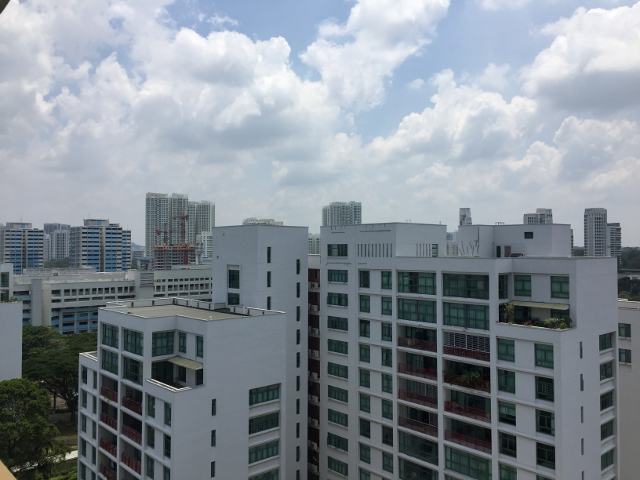
%> input picture im01.jpg, 640 x 480 px
$ octave p6_homography_ransac_multi_image.m   (GNU Octave 9; MATLAB toolbox functions it lacks are replaced by stand-ins)
%> lines starting %> are read from the running program, lines starting %| are printed output that depends on the picture
% Part 6: Basic Panoramic Image
%
% There are 7 stages in this part. The time for running will be longer if
% larger interpolation parameters are chosen. The running progress will be
% updated in the command window.
%
% 1. Load the 5 images and extract the discriptors
%    Function VL_SIFT is used in this script to extract keypoints and
%    descriptors. It's the only high-level function used in this part.
%
% 2. Exhaustive search on matched descriptors
%    Find the best match between the keypoints in neighbouring images. This
%    part is placed in MY_MATCH function, which has exactly the same
%    functionality and output as the function VL_UBCMATCH from VLFeat.
%
%    Also, I exactly followed the paper by David Lowe, by setting a
%    threshold to make sure only the pairs that satisfy the following
%    condition are accepted:
%
%        THRESHOLD * CLOSEST_DISTANCE < SECOND_CLOSEST_DISTANCE
%
%    Only the best descriptor pairs, which are significantly closer to each
%    other than to other descriptors, are accepted. The threshold is set to
%    1.5 by default, as mentioned in the paper Automatic Panoramic Image
%    Stitching Using Invariant Features.
%
% 3. RANSAC
%    This part is placed in MY_RANSAC function. It outputs the best matches
%    and their inliers for the furthur calculation of homography matrix.
%    Some parameters can be changed in this part like iterations, epsilon
%    and the number of selected keypoints.
%
% 4. Apply interpolation to the images
%    I chose img3 to be the canvas, which means that img2 and img4 should
%    be interpolated to a larger size, and img1 and img5 should be
%    interpolated to a much larger scale.
%    By setting the parameter vector SCALE we can achieve respective
%    scaling on each image. For example, the default SCALE is [8 4 1 4 8].
%
% 5. Calculate homography matrices
%    The script in MY_HOMOGRAPHY function is used to compute H12, H23, H34
%    and H45. Then I plan to map img1, 2, 4, 5 directly to the canvas
%    (img3), so H13, H23, H43 and H53 are calculated.
%
% 6. Prepare the canvas
%
% 7. Stitching - Transform interpolated img1, 2, 4, 5 & stitch to img3
%
% Please change rootpath to the project root path so that we can find the
% images and use the VLFeat libraries.
%

clear all
close all

% please change rootpath to the project root path
rootpath = 'C:\Users\nieht\EE5371 CA1';

% perform one-time setup of vlfeat
run([rootpath '\vlfeat-0.9.21\toolbox\vl_setup'])
%> (this line was passed over: vl_setup is not available in this run)

% add path so that sift can find the images
addpath(rootpath)

% fix the seed to generate repeatable results
randn('state',0) ;
rand('state',0) ;

% load image
fprintf('Loading images... ')
img1 = imread('im01.jpg');
%> img1 is the input picture: size 480x640x3 uint8; mean R, G, B 132.5, 140.9, 148.8
img2 = imread('im02.jpg');
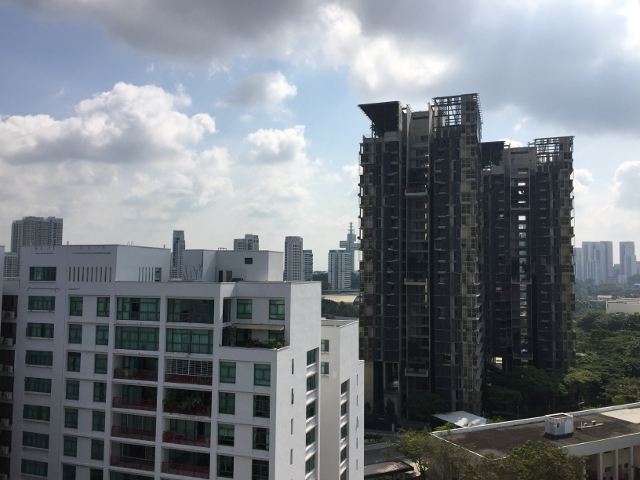
%> input picture im02.jpg, 640 x 480 px
%> img2 is the input picture: size 480x640x3 uint8; mean R, G, B 118.6, 124.4, 130.5
img3 = imread('im03.jpg');
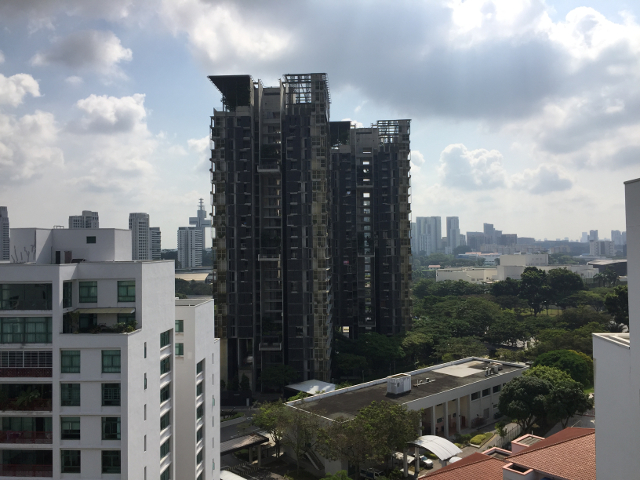
%> input picture im03.jpg, 640 x 480 px
%> img3 is the input picture: size 480x640x3 uint8; mean R, G, B 119.9, 124.1, 127.2
img4 = imread('im04.jpg');
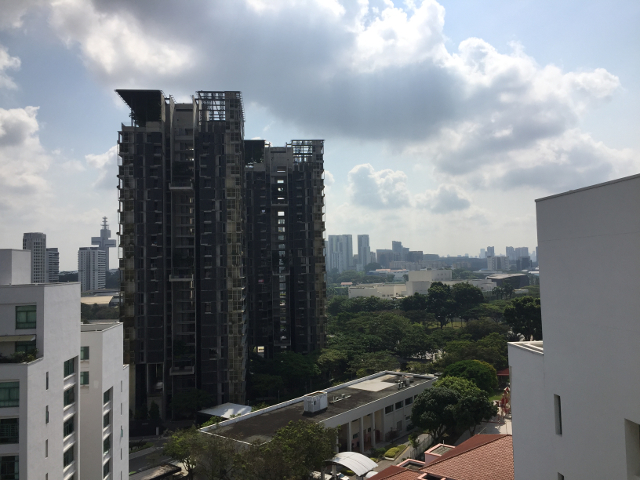
%> input picture im04.jpg, 640 x 480 px
%> img4 is the input picture: size 480x640x3 uint8; mean R, G, B 120.2, 124.8, 128.8
img5 = imread('im05.jpg');
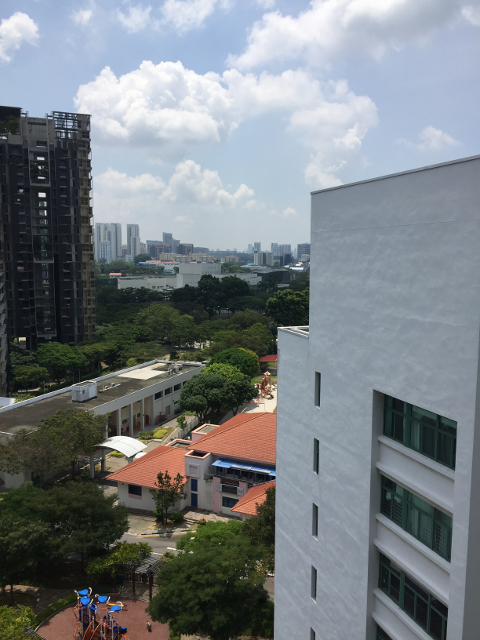
%> input picture im05.jpg, 480 x 640 px
%> img5 is the input picture: size 640x480x3 uint8; mean R, G, B 120.1, 126.3, 130.4
fprintf('Done.\n')

[h1,w1,depth1] = size(img1);
%> h1 = 480; w1 = 640; depth1 = 3
[h2,w2,depth2] = size(img2);
%> h2 = 480; w2 = 640; depth2 = 3
[h3,w3,depth3] = size(img3);
%> h3 = 480; w3 = 640; depth3 = 3
[h4,w4,depth4] = size(img4);
%> h4 = 480; w4 = 640; depth4 = 3
[h5,w5,depth5] = size(img5);
%> h5 = 640; w5 = 480; depth5 = 3

% extract keypoints and descriptors
fprintf('Extracting SIFT descriptors... ')
%> (the run ends here)
